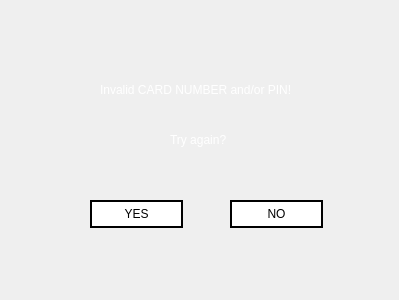
<?xml version="1.0" encoding="UTF-8"?>
<ui version="4.0">
 <class>Atm_Login_Error</class>
 <widget class="QWidget" name="Atm_Login_Error">
  <property name="geometry">
   <rect>
    <x>0</x>
    <y>0</y>
    <width>399</width>
    <height>300</height>
   </rect>
  </property>
  <property name="windowTitle">
   <string>LOGIN ERROR</string>
  </property>
  <property name="styleSheet">
   <string notr="true">QPushButton{
background: transparent;
background-color: white;
border: 2px solid black;
}

QPushButton:hover{
background-color: rgb(30, 30, 30);
color: white;
}

QPushButton:pressed
{
font: bold;
}

</string>
  </property>
  <widget class="QLabel" name="label">
   <property name="geometry">
    <rect>
     <x>100</x>
     <y>80</y>
     <width>231</width>
     <height>21</height>
    </rect>
   </property>
   <property name="text">
    <string>&lt;html&gt;&lt;head/&gt;&lt;body&gt;&lt;p&gt;&lt;span style=&quot; color:#ffffff;&quot;&gt;Invalid CARD NUMBER and/or PIN!&lt;/span&gt;&lt;/p&gt;&lt;/body&gt;&lt;/html&gt;</string>
   </property>
  </widget>
  <widget class="QLabel" name="label_2">
   <property name="geometry">
    <rect>
     <x>170</x>
     <y>130</y>
     <width>111</width>
     <height>21</height>
    </rect>
   </property>
   <property name="text">
    <string>&lt;html&gt;&lt;head/&gt;&lt;body&gt;&lt;p&gt;&lt;span style=&quot; color:#ffffff;&quot;&gt;Try again?&lt;/span&gt;&lt;/p&gt;&lt;/body&gt;&lt;/html&gt;</string>
   </property>
  </widget>
  <widget class="QPushButton" name="no">
   <property name="geometry">
    <rect>
     <x>230</x>
     <y>200</y>
     <width>93</width>
     <height>28</height>
    </rect>
   </property>
   <property name="text">
    <string>NO</string>
   </property>
  </widget>
  <widget class="QPushButton" name="yes">
   <property name="geometry">
    <rect>
     <x>90</x>
     <y>200</y>
     <width>93</width>
     <height>28</height>
    </rect>
   </property>
   <property name="text">
    <string>YES</string>
   </property>
  </widget>
  <widget class="QLabel" name="label_3">
   <property name="geometry">
    <rect>
     <x>0</x>
     <y>0</y>
     <width>401</width>
     <height>301</height>
    </rect>
   </property>
   <property name="styleSheet">
    <string notr="true">background-image: url(:/images/sbg1err.png);</string>
   </property>
   <property name="text">
    <string/>
   </property>
  </widget>
  <zorder>label_3</zorder>
  <zorder>label</zorder>
  <zorder>label_2</zorder>
  <zorder>no</zorder>
  <zorder>yes</zorder>
 </widget>
 <resources>
  <include location="resource.qrc"/>
 </resources>
 <connections/>
</ui>
